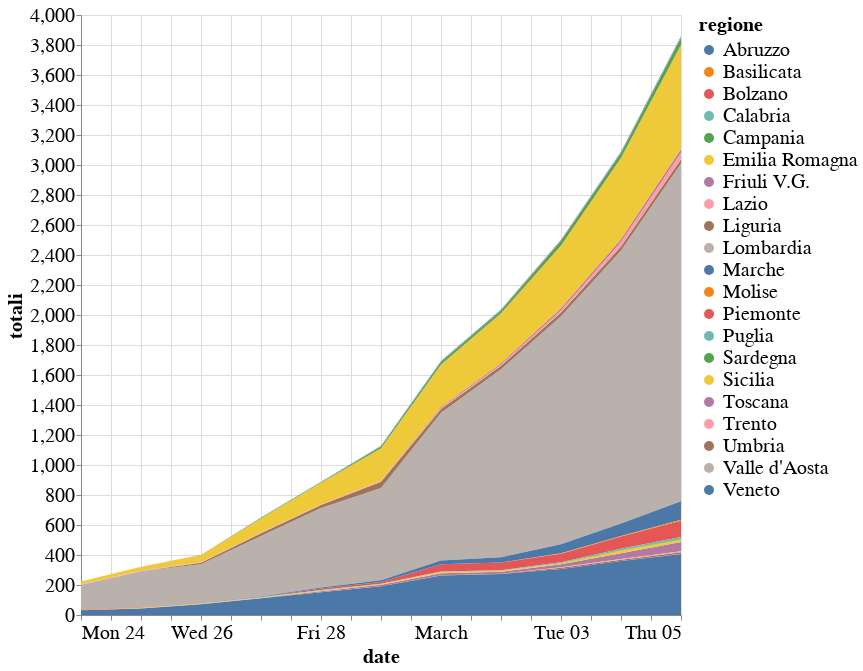

The notebook cell saved with this chart:
### Markdown cell above
## Number of confirmed cases by region, stacked

### Code cell
alt.Chart(regions_df).mark_area().encode(
    alt.Y('totali'),#, scale=alt.Scale(type='log')),
    x='date',
    color='regione',
    tooltip=['regione', 'date', 'totali']
).properties(
    height=600,
    width=600
).interactive()

### Figure 1 — Vega-Lite specification as saved in the notebook (floating-point values rounded to 4 significant figures; data arrays with more than 128 entries replaced by an {"elided": "..."} marker saying what was removed)
{"width": 600, "height": 600, "config": {"line": {"strokeWidth": 4}, "style": {"bar": {"size": 20}}, "legend": {"symbolSize": 100, "titleFontSize": 20, "labelFontSize": 20}, "axis": {"titleFontSize": 20, "labelFontSize": 20}}, "data": {"name": "data-c56074037f856b63f5abc1a503116a53"}, "mark": "area", "encoding": {"color": {"type": "nominal", "field": "regione"}, "tooltip": [{"type": "nominal", "field": "regione"}, {"type": "temporal", "field": "date"}, {"type": "quantitative", "field": "totali"}], "x": {"type": "temporal", "field": "date"}, "y": {"type": "quantitative", "field": "totali"}}, "selection": {"selector009": {"type": "interval", "bind": "scales", "encodings": ["x", "y"]}}, "$schema": "https://vega.github.io/schema/vega-lite/v4.0.2.json", "datasets": {"data-c56074037f856b63f5abc1a503116a53": {"elided": "165 records"}}}
